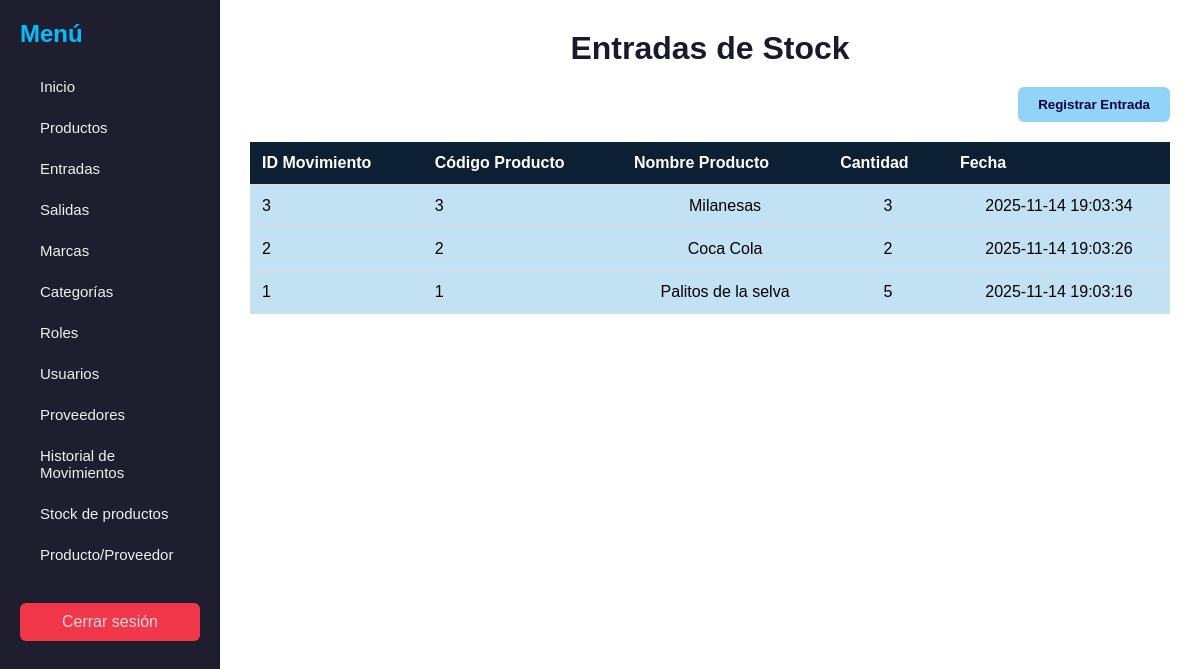
Screenshot of /Vistas/registroEntrada.php with the database file from the repository.
### tables this page shows
CREATE TABLE IF NOT EXISTS `movimiento` (
  `id_movimiento` int NOT NULL AUTO_INCREMENT,
  `id_producto` int DEFAULT NULL,
  `id_usuario` int DEFAULT NULL,
  `id_proveedor` int DEFAULT NULL,
  `cantidad` int NOT NULL,
  `ingreso` tinyint(1) NOT NULL,
  `fecha` timestamp NULL DEFAULT CURRENT_TIMESTAMP,
  PRIMARY KEY (`id_movimiento`),
  KEY `movimiento_ibfk_1` (`id_producto`),
  KEY `movimiento_ibfk_2` (`id_usuario`),
  KEY `movimiento_ibfk_3` (`id_proveedor`),
  CONSTRAINT `movimiento_ibfk_1` FOREIGN KEY (`id_producto`) REFERENCES `producto` (`id_producto`) ON DELETE SET NULL,
  CONSTRAINT `movimiento_ibfk_2` FOREIGN KEY (`id_usuario`) REFERENCES `usuario` (`id_usuario`) ON DELETE SET NULL,
  CONSTRAINT `movimiento_ibfk_3` FOREIGN KEY (`id_proveedor`) REFERENCES `proveedor` (`id_proveedor`) ON DELETE SET NULL
);

CREATE TABLE IF NOT EXISTS `producto` (
  `id_producto` int NOT NULL AUTO_INCREMENT,
  `codigo` varchar(50) NOT NULL,
  `nombre` varchar(100) NOT NULL,
  `descripcion` text,
  `precio` decimal(10,2) NOT NULL,
  `id_marca` int DEFAULT NULL,
  `id_categoria` int DEFAULT NULL,
  `id_proveedor` int DEFAULT NULL,
  PRIMARY KEY (`id_producto`),
  UNIQUE KEY `codigo` (`codigo`),
  KEY `producto_ibfk_1` (`id_marca`),
  KEY `producto_ibfk_2` (`id_categoria`),
  KEY `fk_producto_proveedor` (`id_proveedor`),
  CONSTRAINT `fk_producto_proveedor` FOREIGN KEY (`id_proveedor`) REFERENCES `proveedor` (`id_proveedor`) ON DELETE SET NULL ON UPDATE CASCADE,
  CONSTRAINT `producto_ibfk_1` FOREIGN KEY (`id_marca`) REFERENCES `marca` (`id_marca`) ON DELETE SET NULL,
  CONSTRAINT `producto_ibfk_2` FOREIGN KEY (`id_categoria`) REFERENCES `categoria` (`id_categoria`) ON DELETE SET NULL
);

### Clases/Movimiento.php (called while the page is built, shortened)
<?php
class Movimiento {
    public static function obtenerMovimientosPorTipo($bd, $ingreso) {
        $sql = "SELECT m.id_movimiento, p.codigo, p.nombre AS nombre_producto,
                       m.cantidad, m.fecha
                FROM movimiento m
                INNER JOIN producto p ON m.id_producto = p.id_producto
                WHERE m.ingreso = :ingreso
                ORDER BY m.fecha DESC";
        $stmt = $bd->prepare($sql);
        $stmt->bindParam(':ingreso', $ingreso, PDO::PARAM_BOOL);
        $stmt->execute();
        return $stmt->fetchAll(PDO::FETCH_ASSOC);
    }
}
?>

### Vistas/registroEntrada.php (the view, shortened to what this page needs)
<?php
include_once __DIR__ . '/../DataBase.php';
include_once __DIR__ . '/../Clases/Movimiento.php';
$entradas = Movimiento::obtenerMovimientosPorTipo($bd, true);
?>
<!DOCTYPE html>
<html lang="es">
<head>
    <link rel="stylesheet" href="../CSS/entrada.css">
</head>
<body>
<div class="contenedor-general">
    <nav class="barra-lateral">
        <h2>Menú</h2>
        <ul>
                <li><a href="../Vistas/paginaInicio.php">Inicio</a></li>
                <li><a href="../Vistas/crudProducto.php">Productos</a></li>
                <li><a href="../Vistas/registroEntrada.php">Entradas</a></li>
                <li><a href="../Vistas/registroSalida.php">Salidas</a></li>
                <li><a href="../Vistas/crudMarca.php">Marcas</a></li>
                <li><a href="../Vistas/crudCategoria.php">Categorías</a></li>
                <li><a href="../Vistas/crudRol.php">Roles</a></li>
                <li><a href="../Vistas/crudUsuario.php">Usuarios</a></li>
                <li><a href="../Vistas/crudProveedor.php">Proveedores</a></li>
                <li><a href="../Vistas/historialMovimientos.php">Historial de Movimientos</a></li>
                <li><a href="../Vistas/registroStock.php">Stock de productos</a></li>
                <li><a href="../Vistas/producto_proveedor.php">Producto/Proveedor</a></li>
        </ul>
        <a href="../index.php" class="cerrar-btn">Cerrar sesión</a>
    </nav>
    <div class="contenido-principal">
        <h1>Entradas de Stock</h1>
        <div id="contenido">
            <div class="contenedor-acciones">
                <div class="acciones">
                    <div class="accion-box">
                        <button type="button" class="crear" onclick="abrirVentanaCrear()">Registrar Entrada</button>
                    </div>
                </div>
            </div>
            <table>
                <tr>
                    <th>ID Movimiento</th>
                    <th>Código Producto</th>
                    <th>Nombre Producto</th>
                    <th>Cantidad</th>
                    <th>Fecha</th>
                </tr>
                <?php
                    if ($entradas) {
                        foreach ($entradas as $entrada) {
                            echo '<tr>
                                    <td>'.$entrada["id_movimiento"].'</td>
                                    <td>'.$entrada["codigo"].'</td>
                                    <td>'.$entrada["nombre_producto"].'</td>
                                    <td>'.$entrada["cantidad"].'</td>
                                    <td>'.$entrada["fecha"].'</td>
                                </tr>';
                        }
                    } else {
                        echo '<tr><td colspan="5">No hay entradas registradas.</td></tr>';
                    }
                ?>
            </table>
        </div>
    </div>
</div>
</body>
</html>

### CSS/entrada.css (style rules this page uses)
body { font-family: "Montserrat", sans-serif; background: #f0f2f5; margin: 0; padding: 0; }
.contenedor-general { display: flex; min-height: 100vh; }
.barra-lateral { width: 220px; background-color: #1e1e2f; color: #e2edf8; padding: 20px; box-sizing: border-box; }
.barra-lateral h2 { margin-top: 0; margin-bottom: 20px; font-size: 24px; font-weight: 700; color: #00bfff; font-family: "Montserrat", sans-serif; }
.barra-lateral ul { list-style: none; padding: 0; margin-top: 15px; }
.barra-lateral ul li { margin-bottom: 0; }
.barra-lateral ul li a { font-family: Tahoma, Geneva, sans-serif; display: block; text-decoration: none; padding: 10px 20px; border-radius: 2px; margin-bottom: 4px; color: #f0f0f0; background-color: transparent; font-size: 15px; font-weight: 500; transition: background-color 0.2s, color 0.2s, transform 0.2s; }
.cerrar-btn { display: block; margin-top: 30px; padding: 10px; background-color: #f3374a; color: #f8dbdb; text-align: center; text-decoration: none; border-radius: 6px; }
.contenido-principal { flex: 1; padding: 30px; background-color: #fff; display: flex; flex-direction: column; box-sizing: border-box; }
.contenido-principal h1 { font-size: 32px; text-align: center; margin: 0 0 20px 0; color: #1a1a2e; font-weight: 700; font-family: "Montserrat", sans-serif; }
.contenedor-acciones { display: flex; justify-content: flex-end; margin-bottom: 20px; }
button.crear { padding: 10px 20px; background-color: #92d3f8; color: #0a023b; border: none; border-radius: 6px; font-family: "Montserrat", sans-serif; font-weight: 600; cursor: pointer; transition: background-color 0.2s; }
table { width: 100%; border-collapse: collapse; }
table th, table td { padding: 12px; border-bottom: 1px solid #ddd; text-align: left; font-family: "Montserrat", sans-serif; }
table th { background-color: #0c1f33; color: #fff; font-weight: 600; }
table td:nth-child(n+3) { text-align: center; }
table tr { background-color: #c2e2f3; }

### rows the page displays
movimiento: id_movimiento "3", id_producto.codigo "3", id_producto.nombre "Milanesas", cantidad "3", fecha "2025-11-14 19:03:34"
movimiento: id_movimiento "2", id_producto.codigo "2", id_producto.nombre "Coca Cola", cantidad "2", fecha "2025-11-14 19:03:26"
movimiento: id_movimiento "1", id_producto.codigo "1", id_producto.nombre "Palitos de la selva", cantidad "5", fecha "2025-11-14 19:03:16"
